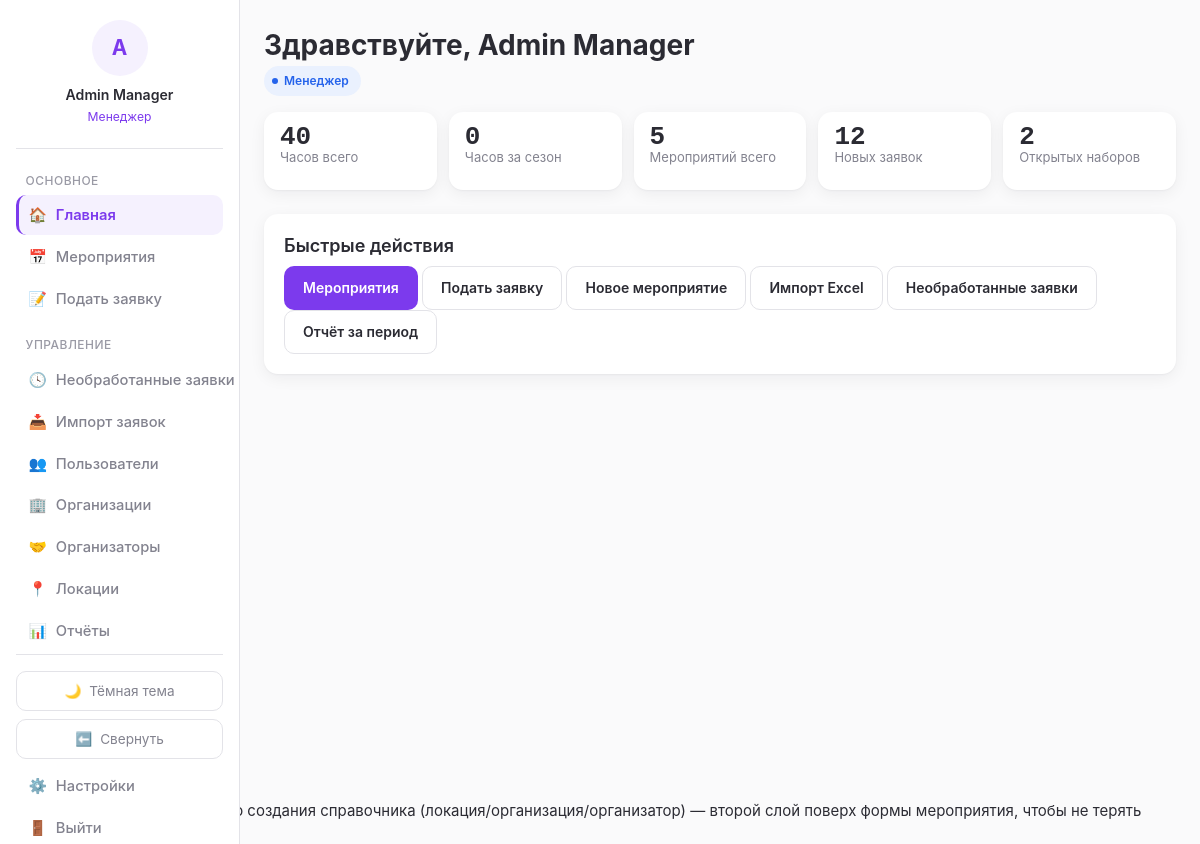
/ (signed in), run on the app's committed database.
### blog/models.py (models this page shows, shortened)
class User(AbstractBaseUser):
    GENDER_CHOICES = [
        ('male', 'Мужской'),
        ('female', 'Женский'),
    ]
    STATUS_CHOICES = [
        ('active', 'Активен'),
        ('inactive', 'Неактивен'),
        ('blacklisted', 'В блэклисте'),
    ]
    REGISTRATION_STATUS_CHOICES = [
        ('guest', 'Гость (первое касание)'),
        ('registered', 'Зарегистрирован'),
    ]
    id = models.AutoField(primary_key=True)
    system_username = models.CharField(max_length=50, blank=True, null=True, db_index=True)
    telegram_id = models.CharField(max_length=50, unique=True, db_index=True)
    telegram_username = models.CharField(max_length=100, blank=True, null=True)
    VK_username = models.CharField(max_length=100, blank=True, null=True)
    first_name = models.CharField(max_length=100, blank=True, null=True)
    last_name = models.CharField(max_length=100, blank=True, null=True)
    email = models.EmailField(blank=True, null=True)
    phone = models.CharField(max_length=20, blank=True, null=True)
    birthday = models.DateField(blank=True, null=True)
    about = models.TextField(blank=True, null=True)
    gender = models.CharField(max_length=10, choices=GENDER_CHOICES, blank=True, null=True)
    status = models.CharField(max_length=20, choices=STATUS_CHOICES, default='active')
    comment = models.TextField(blank=True, null=True)
    registration_status = models.CharField(
        max_length=20, choices=REGISTRATION_STATUS_CHOICES, default='guest'
    )
    created_at = models.DateTimeField(auto_now_add=True)
    last_event_at = models.DateTimeField(blank=True, null=True)
    total_event_count = models.IntegerField(default=0, validators=[MinValueValidator(0)])
    season_event_count = models.IntegerField(default=0, validators=[MinValueValidator(0)])
    total_hours = models.IntegerField(default=0, validators=[MinValueValidator(0)])
    season_hours = models.IntegerField(default=0, validators=[MinValueValidator(0)])
    churn_score = models.FloatField(default=0)
    login = models.CharField(max_length=50, unique=True, blank=True, null=True)
    web_credentials_set_at = models.DateTimeField(blank=True, null=True)
    notify_new_events = models.BooleanField(default=True)
    notify_applications = models.BooleanField(default=True)
    experience_token = models.UUIDField(default=uuid.uuid4, unique=True, editable=False, db_index=True)
    objects = UserManager()
    USERNAME_FIELD = 'telegram_id'
    REQUIRED_FIELDS = []
    class Meta:
        db_table = 'users'
        verbose_name = 'Пользователь'
        verbose_name_plural = 'Пользователи'
    @property
    def full_name(self):
        return f"{self.first_name or ''} {self.last_name or ''}".strip() or self.telegram_username or self.telegram_id

### blog/views.py (the view)
# urls.py: path('', views.dashboard, name='dashboard'),
def dashboard(request):
    if not request.user.is_authenticated:
        return render(request, 'blog/public_event_list.html', {
            'events': _published_active_events(),
            'is_public': True,
            'show_guest_banner': True,
        })
    user = request.user
    context = {
        'role_label': role_label(user),
        'is_manager': is_manager(user),
        'is_team_leader': is_team_leader(user),
    }
    if is_manager(user):
        context['new_applications_count'] = Application.objects.filter(status='new').count()
        context['open_events_count'] = Event.objects.filter(shifts__recruit_status='open').distinct().count()
    return render(request, 'blog/dashboard.html', context)

### blog/context_processors.py (called while the page is built)
def role_flags(request):
    user = getattr(request, 'user', None)
    authenticated = bool(user and user.is_authenticated)
    return {
        'is_manager': is_manager(user) if authenticated else False,
        'is_team_leader': is_team_leader(user) if authenticated else False,
        'role_label': role_label(user) if authenticated else None,
    }

### blog/services/roles.py (called while the page is built)
def is_manager(user: User) -> bool:
    if not user or not user.is_authenticated:
        return False
    return user.manager_roles.filter(revoked_at__isnull=True).exists()

def is_team_leader(user: User) -> bool:
    if not user or not user.is_authenticated:
        return False
    return user.team_leader_roles.filter(revoked_at__isnull=True).exists()

def role_label(user: User) -> str:
    if is_manager(user):
        return 'Менеджер'
    if is_team_leader(user):
        return 'Тим-лидер'
    return 'Волонтёр'

### blog/templates/blog/dashboard.html (shortened to what this page needs)
{% extends 'blog/base.html' %}
{% block content %}
<h1>Здравствуйте, {{ user.full_name }}</h1>
<span class="pill info"><span class="dot"></span>{{ role_label }}</span>
<div class="stat-grid" style="margin-top:1rem;">
    <div class="stat-tile">
        <div class="value">{{ user.total_hours }}</div>
        <div class="label">Часов всего</div>
    </div>
    <div class="stat-tile">
        <div class="value">{{ user.season_hours }}</div>
        <div class="label">Часов за сезон</div>
    </div>
    <div class="stat-tile">
        <div class="value">{{ user.total_event_count }}</div>
        <div class="label">Мероприятий всего</div>
    </div>
    {% if is_manager %}
    <div class="stat-tile">
        <div class="value">{{ new_applications_count }}</div>
        <div class="label">Новых заявок</div>
    </div>
    <div class="stat-tile">
        <div class="value">{{ open_events_count }}</div>
        <div class="label">Открытых наборов</div>
    </div>
    {% endif %}
</div>
<div class="card" style="margin-top:1.5rem;">
    <h3>Быстрые действия</h3>
    <a href="{% url 'event_list' %}" class="btn">Мероприятия</a>
    <a href="{% url 'application_create' %}" class="btn secondary" data-modal data-modal-title="Подать заявку на мероприятие">Подать заявку</a>
    {% if is_manager %}
        <a href="{% url 'event_create' %}" class="btn secondary" data-modal data-modal-title="Новое мероприятие">Новое мероприятие</a>
        <a href="{% url 'import_preview' %}" class="btn secondary">Импорт Excel</a>
        <a href="{% url 'pending_applications' %}" class="btn secondary">Необработанные заявки</a>
        <a href="{% url 'report_period' %}" class="btn secondary">Отчёт за период</a>
    {% endif %}
</div>
{% endblock %}

### blog/templates/blog/base.html (shortened to what this page needs)
{% load static %}<!DOCTYPE html>
<html lang="ru">
<head>
    <link rel="stylesheet" href="{% static 'blog/css/nexus.css' %}">
</head>
<body class="{% if request.COOKIES.sidebar_collapsed == '1' %}sidebar-collapsed{% endif %}">
{% if user.is_authenticated %}
<aside class="sidebar">
    <a href="{% url 'profile_detail' user.id %}" class="sidebar-account">
        <div class="avatar-placeholder">{{ user.full_name|slice:":1"|upper }}</div>
        <div class="username">{{ user.full_name }}</div>
        <div class="role">{{ role_label }}</div>
    </a>
    <div class="nav-section-title">Основное</div>
    <a href="{% url 'dashboard' %}" class="nav-link {% if request.resolver_match.url_name == 'dashboard' %}active{% endif %}" title="Главная"><span class="icon">🏠</span><span class="nav-label"> Главная</span></a>
    <a href="{% url 'event_list' %}" class="nav-link {% if request.resolver_match.url_name in 'event_list,event_detail' %}active{% endif %}" title="Мероприятия"><span class="icon">📅</span><span class="nav-label"> Мероприятия</span></a>
    <a href="{% url 'application_create' %}" class="nav-link " title="Подать заявку"><span class="icon">📝</span><span class="nav-label"> Подать заявку</span></a>
    {% if is_manager %}
    <div class="nav-section-title">Управление</div>
    <a href="{% url 'pending_applications' %}" class="nav-link " title="Необработанные заявки"><span class="icon">🕓</span><span class="nav-label"> Необработанные заявки</span></a>
    <a href="{% url 'import_preview' %}" class="nav-link " title="Импорт заявок"><span class="icon">📥</span><span class="nav-label"> Импорт заявок</span></a>
    <a href="{% url 'user_list' %}" class="nav-link {% if request.resolver_match.url_name == 'user_list' %}active{% endif %}" title="Пользователи"><span class="icon">👥</span><span class="nav-label"> Пользователи</span></a>
    <a href="{% url 'organizations_list' %}" class="nav-link " title="Организации"><span class="icon">🏢</span><span class="nav-label"> Организации</span></a>
    <a href="{% url 'organizer_list' %}" class="nav-link " title="Организаторы"><span class="icon">🤝</span><span class="nav-label"> Организаторы</span></a>
    <a href="{% url 'location_list' %}" class="nav-link " title="Локации"><span class="icon">📍</span><span class="nav-label"> Локации</span></a>
    <a href="{% url 'report_period' %}" class="nav-link {% if request.resolver_match.url_name == 'report_period' %}active{% endif %}" title="Отчёты"><span class="icon">📊</span><span class="nav-label"> Отчёты</span></a>
    {% endif %}
    <div class="sidebar-footer">
        <button type="button" class="theme-toggle" id="theme-toggle" title="Тема">
            <span class="icon" id="theme-icon">🌙</span><span class="theme-label" id="theme-label"> Тёмная тема</span>
        </button>
        <button type="button" class="sidebar-toggle" id="sidebar-toggle" title="Свернуть панель">
            <span class="icon" id="sidebar-toggle-icon">⬅️</span><span class="nav-label" id="sidebar-toggle-label"> Свернуть</span>
        </button>
        <a href="{% url 'settings' %}" class="nav-link {% if request.resolver_match.url_name == 'settings' %}active{% endif %}" title="Настройки"><span class="icon">⚙️</span><span class="nav-label"> Настройки</span></a>
        <a href="{% url 'logout' %}" class="nav-link" title="Выйти"><span class="icon">🚪</span><span class="nav-label"> Выйти</span></a>
    </div>
</aside>
{% endif %}
<div class="page-wrapper" style="{% if not user.is_authenticated %}margin-left:0;{% endif %}">
    <main>
        {% block content %}{% endblock %}
    </main>
</div>
{# Вложенная модалка быстрого создания справочника (локация/организация/организатор) —
   второй слой поверх формы мероприятия, чтобы не терять введённые в неё данные. #}
</body>
</html>

### data on the page
User: full_name "A", full_name "Admin Manager", total_hours "40", season_hours "0", total_event_count "5"

### other printed values
{{ role_label }} "Менеджер"
{{ new_applications_count }} "12"
{{ open_events_count }} "2"
